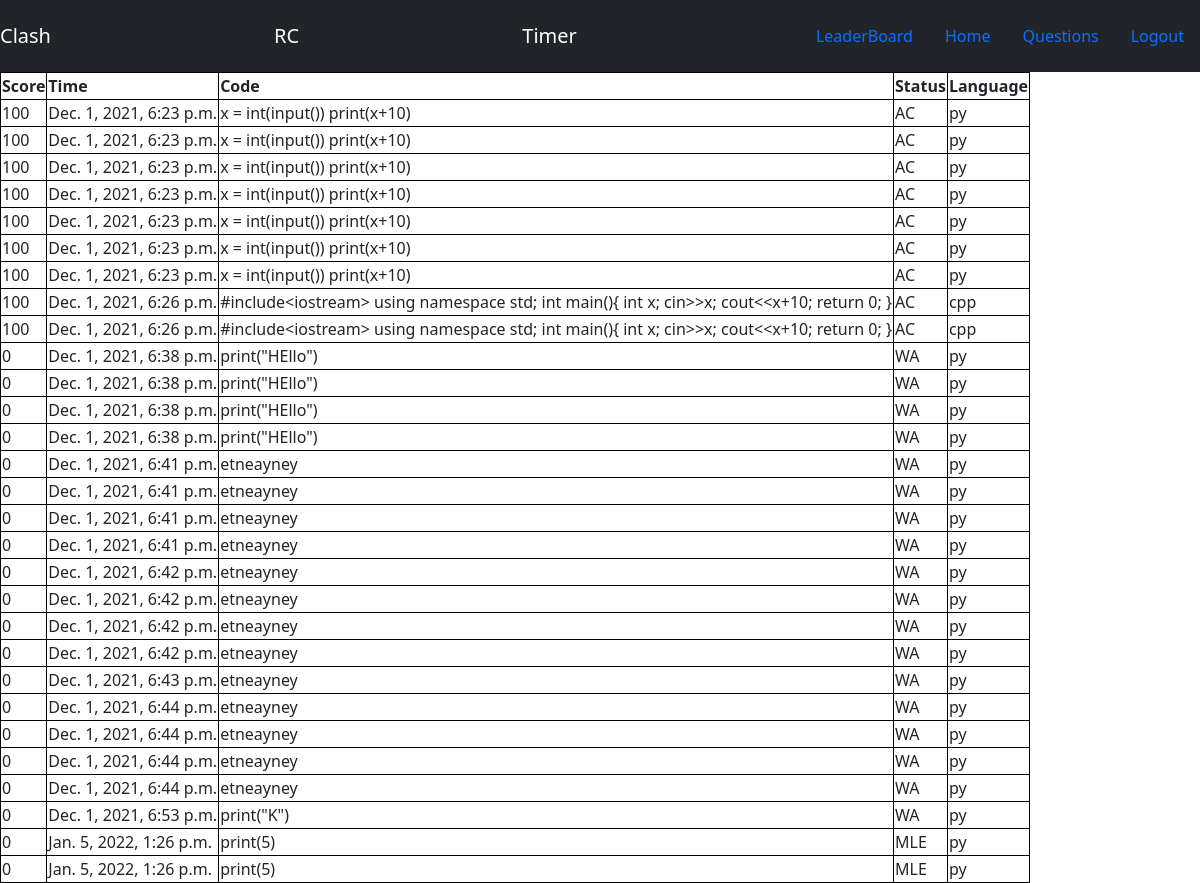
Screenshot of /rc/mysubs/1 (signed in) with the database file from the repository.
### rc/models.py (models this page shows)
class RcSubmission(models.Model):
    q_id = models.ForeignKey(RcQuestion, null=True, on_delete=models.CASCADE)
    p_id = models.ForeignKey(RcPlayer, null=True, on_delete=models.CASCADE)
    score = models.IntegerField(null=True)
    time = models.DateTimeField(auto_now_add=True, blank=True)
    code = models.TextField(null=True)  # text field
    status = models.CharField(
        max_length=10,
        null=True,
        choices=(
            ("WA", "Wrong Answer"),
            ("AC", "Accepted"),
            ("TLE", "Time Limit Exceeded"),
            ("CTE", "Compile Time Error"),
        ),
    )  # four type of submission status(WA, PASS, TLE, CTE)
    language = models.CharField(
        max_length=10, null=True, choices=(("c", "C"), ("cpp", "C++"), ("py", "Python"))
    )

### clash/decorators.py (the view)
    def time_difference(request, *args, **kwargs):
        date_now = datetime.today()
        date_now_timestamp = int(date_now.timestamp())
        remain_seconds = final_time_timestamp - date_now_timestamp
        a = remain_seconds
        time_delta = timedelta(seconds=remain_seconds)
        remaining_seconds = time_delta.seconds  # extract seconds
        remaining_minutes, remaining_seconds = divmod(remaining_seconds, 60)
        remaining_hours, remaining_minutes = divmod(remaining_minutes, 60)
        print(remain_seconds)
        if a < 0:
            return clash.views.logout_view(request)
        else:
            return view_fun(request, *args, **kwargs)

### rc/views.py (called while the page is built)
@login_required
@timer
def mysubmission(request, pk):
    l1 = []
    for i in RcSubmission.objects.all().filter(
        p_id=RcPlayer.objects.get(user=request.user), q_id=pk
    ):
        l1.append(i)
    return render(request, "Rc-mysub.html", {"data": l1})

### rc/templates/Rc-mysub.html (shortened to what this page needs)
{% extends 'Rc-Home.html' %}
{% block body %}
<table>
    <tr>
        <th>Score</th>
        <th>Time</th>
        <th>Code</th>
        <th>Status</th>
        <th>Language</th>
    </tr>
    {% for sub in data %}
    <tr>
        <td>{{sub.score}}</td>
        <td>{{sub.time}}</td>
        <td>{{sub.code}}</td>
        <td>{{sub.status}}</td>
        <td>{{sub.language}}</td>
    </tr>
    {% endfor %}
</table>
{%endblock%}

### rc/templates/Rc-Home.html (shortened to what this page needs)
<!DOCTYPE html>
<html lang="en">
<head>
    <link rel="stylesheet" href="https://cdn.jsdelivr.net/npm/bootstrap@5.0.1/dist/css/bootstrap.min.css">
</head>
<body>
    <nav class="navbar navbar-dark bg-dark">
        <a href="{%url 'clash-home'%}" class="navbar-brand">Clash</a>
        <a href="{%url 'rc-home'%}" class="navbar-brand">RC</a>
        <a href="#" class="navbar-brand">Timer</a>
        <div class="navbar">
            <a class="nav-item nav-link" href="{%url 'rc-leaderboard'%}">LeaderBoard</a>
            <a class="nav-item nav-link" href="{%url 'rc-home'%}"> Home </a>
            <a class="nav-item nav-link" href="{%url 'rc-contest'%}">Questions </a>
            <a class="nav-item nav-link" href="{%url 'logout'%}">Logout </a>
        </div>
    </nav>
    {% block body %}{% endblock %}
</body>
</html>

### rc/templates/Rc-mysub.html (style rules this page uses)
table, th, td { border: 1px solid black; border-collapse: collapse; }

### rows the page displays
RcSubmission: score "100", time "Dec. 1, 2021, 6:23 p.m.", code "x = int(input()) print(x+10)", status "AC", language "py"
RcSubmission: score "100", time "Dec. 1, 2021, 6:23 p.m.", code "x = int(input()) print(x+10)", status "AC", language "py"
RcSubmission: score "100", time "Dec. 1, 2021, 6:23 p.m.", code "x = int(input()) print(x+10)", status "AC", language "py"
RcSubmission: score "100", time "Dec. 1, 2021, 6:23 p.m.", code "x = int(input()) print(x+10)", status "AC", language "py"
RcSubmission: score "100", time "Dec. 1, 2021, 6:23 p.m.", code "x = int(input()) print(x+10)", status "AC", language "py"
RcSubmission: score "100", time "Dec. 1, 2021, 6:23 p.m.", code "x = int(input()) print(x+10)", status "AC", language "py"
RcSubmission: score "100", time "Dec. 1, 2021, 6:23 p.m.", code "x = int(input()) print(x+10)", status "AC", language "py"
RcSubmission: score "100", time "Dec. 1, 2021, 6:26 p.m.", code "#include<iostream> using namespace std; int main(){ int x; cin>>x; cout<<x+10; return 0; }", status "AC", language "cpp"
RcSubmission: score "100", time "Dec. 1, 2021, 6:26 p.m.", code "#include<iostream> using namespace std; int main(){ int x; cin>>x; cout<<x+10; return 0; }", status "AC", language "cpp"
RcSubmission: score "0", time "Dec. 1, 2021, 6:38 p.m.", code "print(\"HEllo\")", status "WA", language "py"
RcSubmission: score "0", time "Dec. 1, 2021, 6:38 p.m.", code "print(\"HEllo\")", status "WA", language "py"
RcSubmission: score "0", time "Dec. 1, 2021, 6:38 p.m.", code "print(\"HEllo\")", status "WA", language "py"
RcSubmission: score "0", time "Dec. 1, 2021, 6:38 p.m.", code "print(\"HEllo\")", status "WA", language "py"
RcSubmission: score "0", time "Dec. 1, 2021, 6:41 p.m.", code "etneayney", status "WA", language "py"
RcSubmission: score "0", time "Dec. 1, 2021, 6:41 p.m.", code "etneayney", status "WA", language "py"
RcSubmission: score "0", time "Dec. 1, 2021, 6:41 p.m.", code "etneayney", status "WA", language "py"
RcSubmission: score "0", time "Dec. 1, 2021, 6:41 p.m.", code "etneayney", status "WA", language "py"
RcSubmission: score "0", time "Dec. 1, 2021, 6:42 p.m.", code "etneayney", status "WA", language "py"
RcSubmission: score "0", time "Dec. 1, 2021, 6:42 p.m.", code "etneayney", status "WA", language "py"
RcSubmission: score "0", time "Dec. 1, 2021, 6:42 p.m.", code "etneayney", status "WA", language "py"
RcSubmission: score "0", time "Dec. 1, 2021, 6:42 p.m.", code "etneayney", status "WA", language "py"
RcSubmission: score "0", time "Dec. 1, 2021, 6:43 p.m.", code "etneayney", status "WA", language "py"
RcSubmission: score "0", time "Dec. 1, 2021, 6:44 p.m.", code "etneayney", status "WA", language "py"
RcSubmission: score "0", time "Dec. 1, 2021, 6:44 p.m.", code "etneayney", status "WA", language "py"
RcSubmission: score "0", time "Dec. 1, 2021, 6:44 p.m.", code "etneayney", status "WA", language "py"
RcSubmission: score "0", time "Dec. 1, 2021, 6:44 p.m.", code "etneayney", status "WA", language "py"
RcSubmission: score "0", time "Dec. 1, 2021, 6:53 p.m.", code "print(\"K\")", status "WA", language "py"
RcSubmission: score "0", time "Jan. 5, 2022, 1:26 p.m.", code "print(5)", status "MLE", language "py"
RcSubmission: score "0", time "Jan. 5, 2022, 1:26 p.m.", code "print(5)", status "MLE", language "py"
